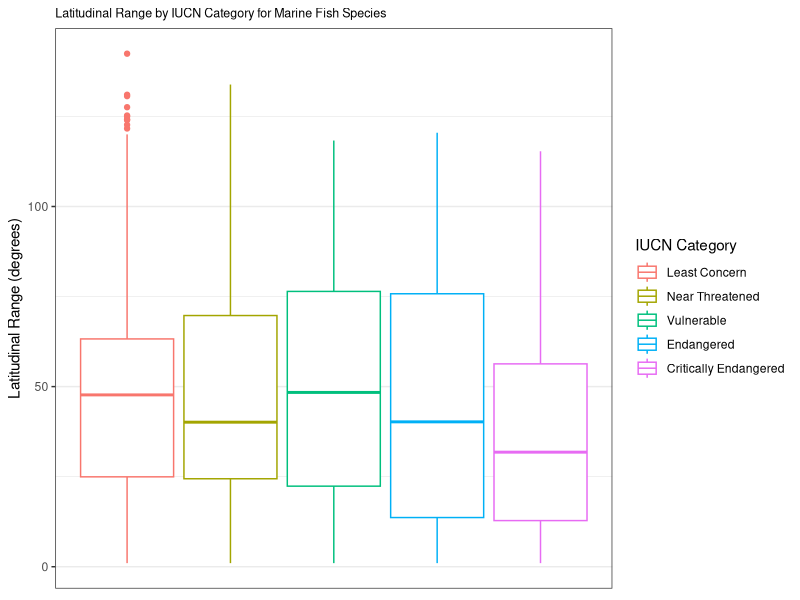
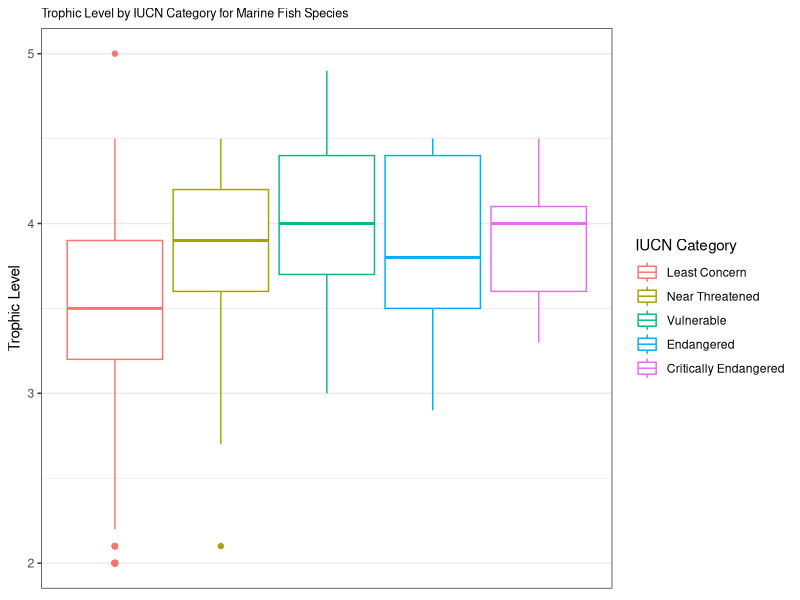
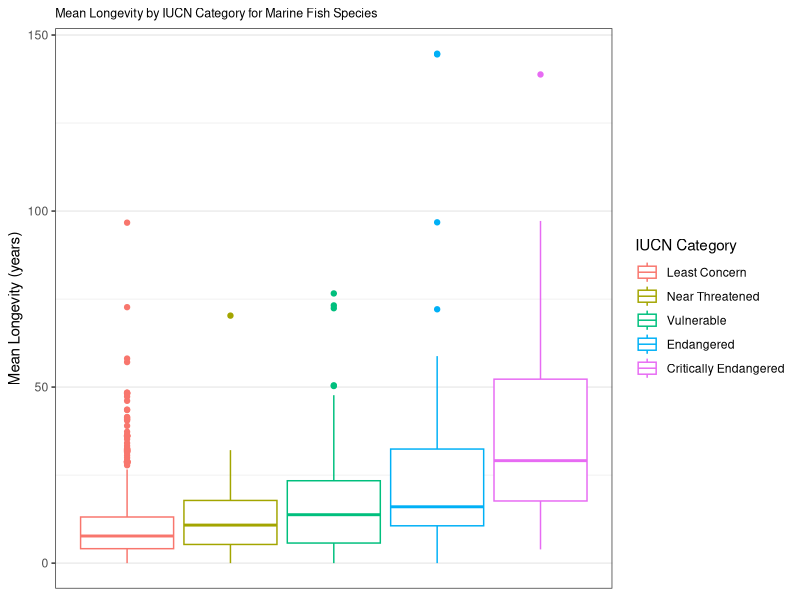
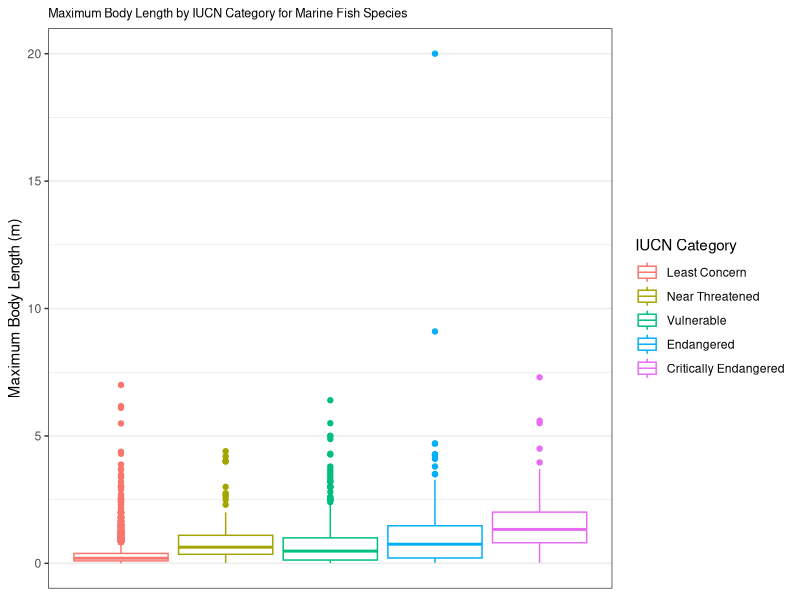
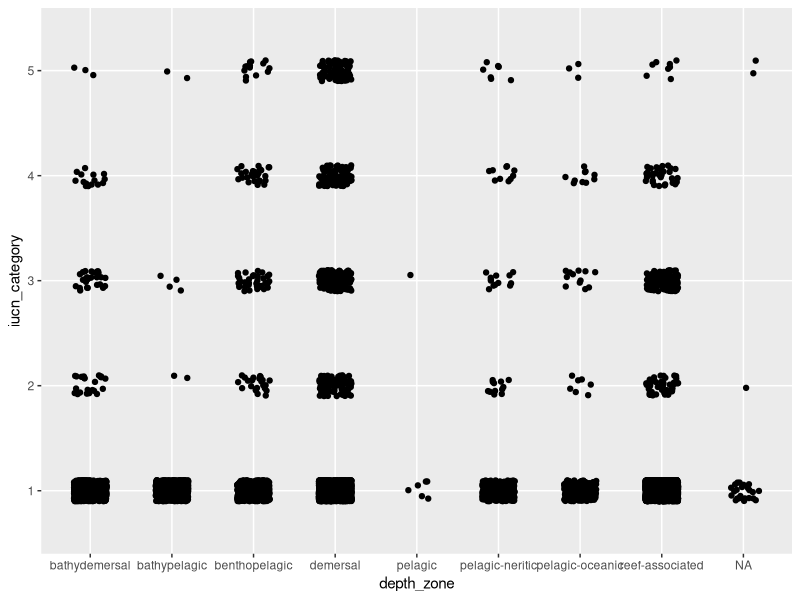

These charts were generated, in order, by the following R code:

# setup -------------------------------------------------------------------

library(tidyverse)

full_dataset <- read_csv('no_pan_dataset.csv')

for_figures <- full_dataset %>% 
  filter(iucn_category %in% as.character(1:5)) %>% 
  mutate(iucn_category = factor(iucn_category, levels = 1:5)) %>% 
  distinct() %>% 
  mutate(iucn_text = case_when(
    iucn_category == 1 ~ 'Least Concern',
    iucn_category == 2 ~ 'Near Threatened',
    iucn_category == 3 ~ 'Vulnerable',
    iucn_category == 4 ~ 'Endangered',
    iucn_category == 5 ~ 'Critically Endangered') %>% 
      factor(
        levels = c('Least Concern', 'Near Threatened', 'Vulnerable', 'Endangered', 'Critically Endangered')))


# data plots --------------------------------------------------------------

# lat range
ggplot(for_figures) +
  geom_boxplot(
    mapping = aes(
      y = lat_range,
      color = iucn_text)) +
  labs(
    title = 'Latitudinal Range by IUCN Category for Marine Fish Species',
    y = 'Latitudinal Range (degrees)',
    color = 'IUCN Category') +
  theme_bw() +
  theme(
    plot.title = element_text(size = 9),
    axis.ticks.x = element_blank(),
    axis.text.x = element_blank(),
    panel.grid.major.x = element_blank(),
    panel.grid.minor.x = element_blank())

# trophic level
ggplot(for_figures) +
  geom_boxplot(
    mapping = aes(
      y = trophic_level,
      color = iucn_text)) +
  labs(
    title = 'Trophic Level by IUCN Category for Marine Fish Species',
    y = 'Trophic Level',
    color = 'IUCN Category') +
  theme_bw() +
  theme(
    plot.title = element_text(size = 9),
    axis.ticks.x = element_blank(),
    axis.text.x = element_blank(),
    panel.grid.major.x = element_blank(),
    panel.grid.minor.x = element_blank())

# longevity
ggplot(for_figures) +
  geom_boxplot(
    mapping = aes(
      y = longevity,
      color = iucn_text)) +
  labs(
    title = 'Mean Longevity by IUCN Category for Marine Fish Species',
    y = 'Mean Longevity (years)',
    color = 'IUCN Category') +
  theme_bw() +
  theme(
    plot.title = element_text(size = 9),
    axis.ticks.x = element_blank(),
    axis.text.x = element_blank(),
    panel.grid.major.x = element_blank(),
    panel.grid.minor.x = element_blank())

# length
ggplot(for_figures) +
  geom_boxplot(
    mapping = aes(
      y = length_m,
      color = iucn_text)) +
  labs(
    title = 'Maximum Body Length by IUCN Category for Marine Fish Species',
    y = 'Maximum Body Length (m)',
    color = 'IUCN Category') +
  theme_bw() +
  theme(
    plot.title = element_text(size = 9),
    axis.ticks.x = element_blank(),
    axis.text.x = element_blank(),
    panel.grid.major.x = element_blank(),
    panel.grid.minor.x = element_blank())

# depth zone
ggplot(for_figures) +
  geom_jitter(
    mapping = aes(
      x = depth_zone,
      y = iucn_category),
    height = 0.1,
    width = 0.2)
